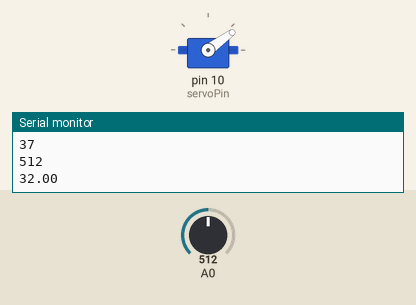
Recording of a sketch running on a simulated Arduino Uno, built with avr-gcc and run on an emulated ATmega328P. Parts: servo, the last lines printed to the serial monitor. The inputs (shaded band) are chosen by the test bench; at power-on: A0 = 512.

Above: at 1.2 s.
1.3 s: A0 set to 306
At 1.77 s:
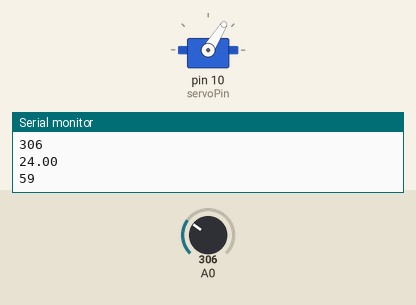
4.3 s: A0 set to 900
At 5.2 s:
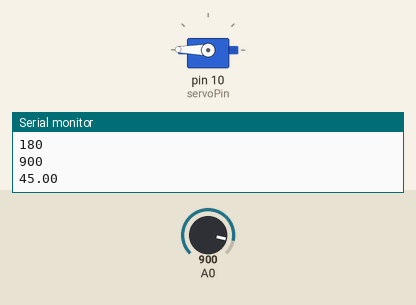
Timing chart, 0 to 13.3 s (numbered marks = the images above; inputs shaded):
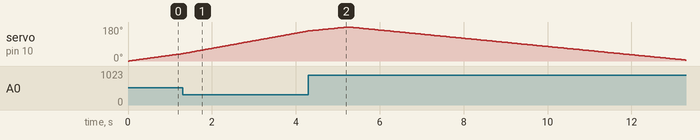

The sketch:

kadai7-1-5.ino
```cpp
#include<Servo.h> //サーボライブラリのインクルード

Servo servo; //Servoクラスのインスタンスを生成

const int servoPin = 10; //サーボモータの信号線をデジタル10番ピンに接続
int angle; //回す角度
int sensorvalue; //半固定抵抗の値
float wait; //待機時間
boolean clockwise = false; //時計回りかどうか
void setup() {
 servo.attach(servoPin); //制御の対象を10番ピンに割当
 Serial.begin(9600);
 angle = 0;
}

void loop() {
  sensorvalue = analogRead(A0); //A0ピンのAD変換結果を取得(半固定抵抗の値)
  servo.write(angle);
  if (clockwise)  angle--; //時計回りなら角度を小さくしていく
  else {
    angle++; //半時計回りなら角度を大きくしていく
  }
  if (angle == 180) clockwise = true; //角度が180に到達したら時計回りに変更
  if (angle == 0) clockwise = false; //角度が0に到達したら半時計回りにする
  Serial.println(angle);
  Serial.println(sensorvalue);
  /*
  戻ってくるまでの回転は合計360度
  5秒で360度回転するということは
  1度の回転にかかる時間は5/360秒
  msに直すと
  5000/360ms ≒14ms
  18秒も同様に考えて
  18/360秒
  msに直して
  50ms
  */
  wait = map(sensorvalue,0,1023,14,50);// 0~1023のセンサの値を14~50に変換
  Serial.println(wait); //確認用
  delay(wait); //待ち時間(1度回転あたりの秒)
}
```

Measured:
- by itself, servo on pin 10 (servoPin): rises from 159° to 180° in 0.92 s, then falls to 5° in 8.0 s
